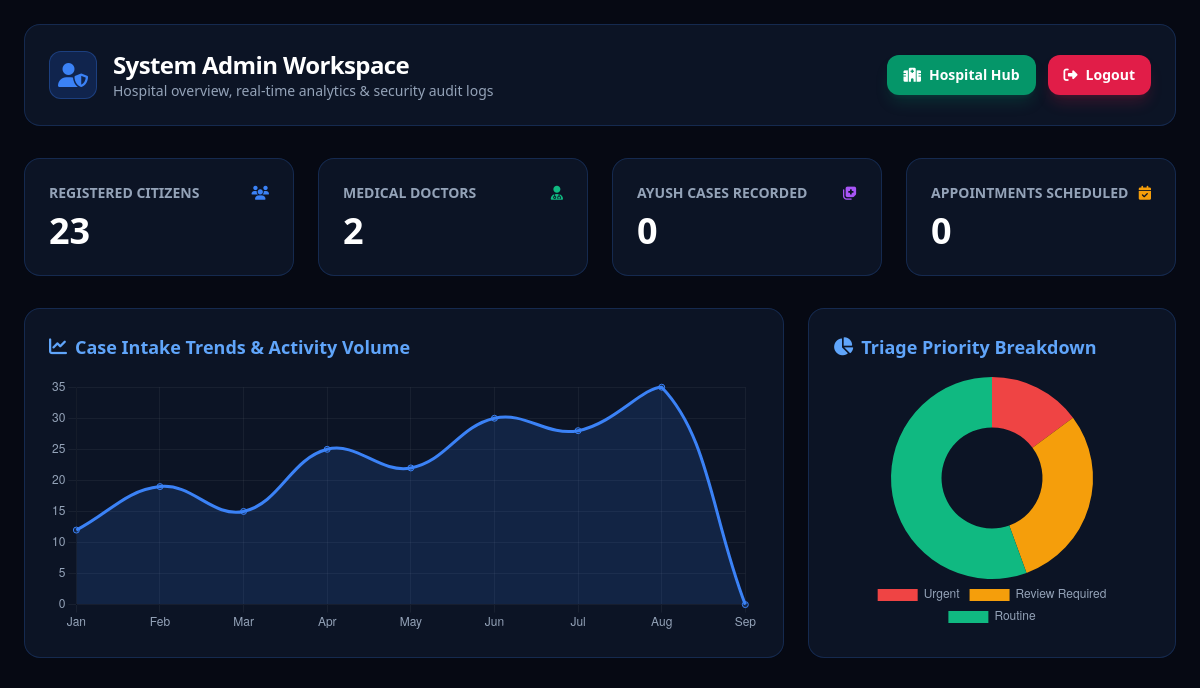
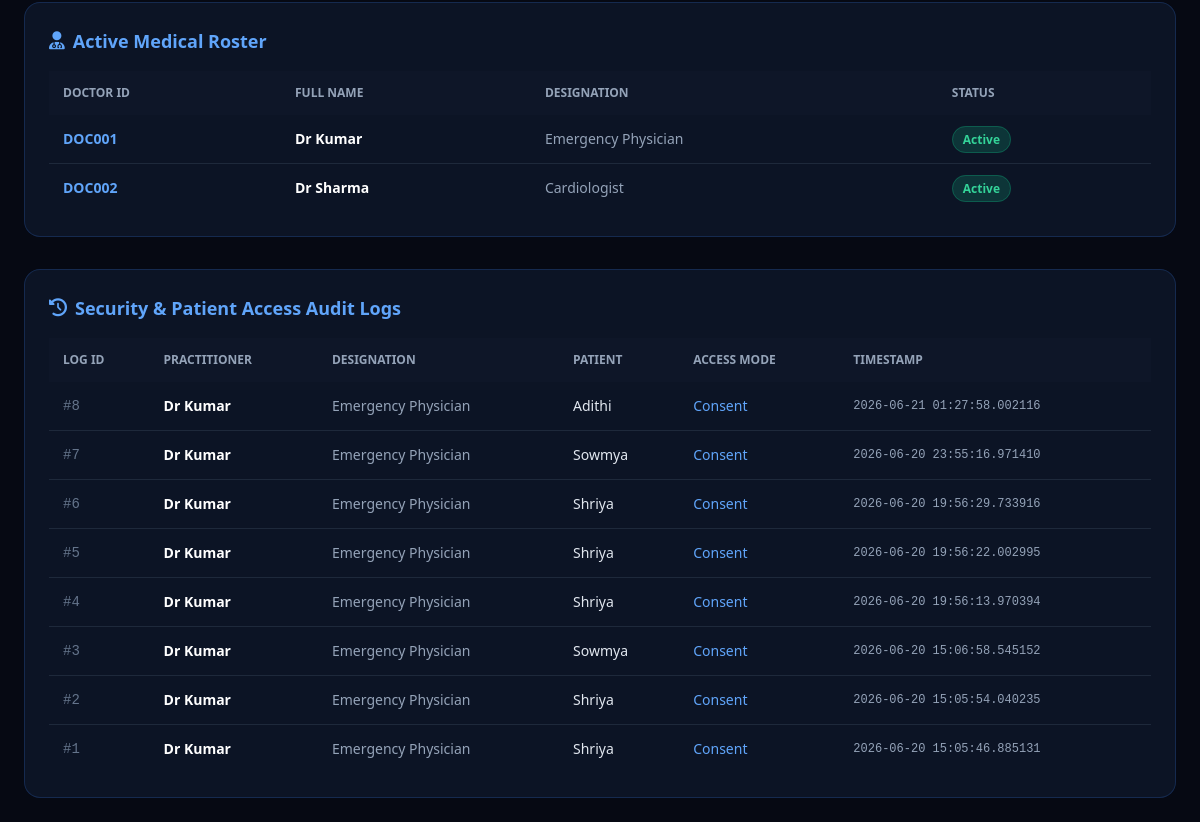
/admin-dashboard, run on an earlier commit of the app's database (2 pictures, top to bottom).
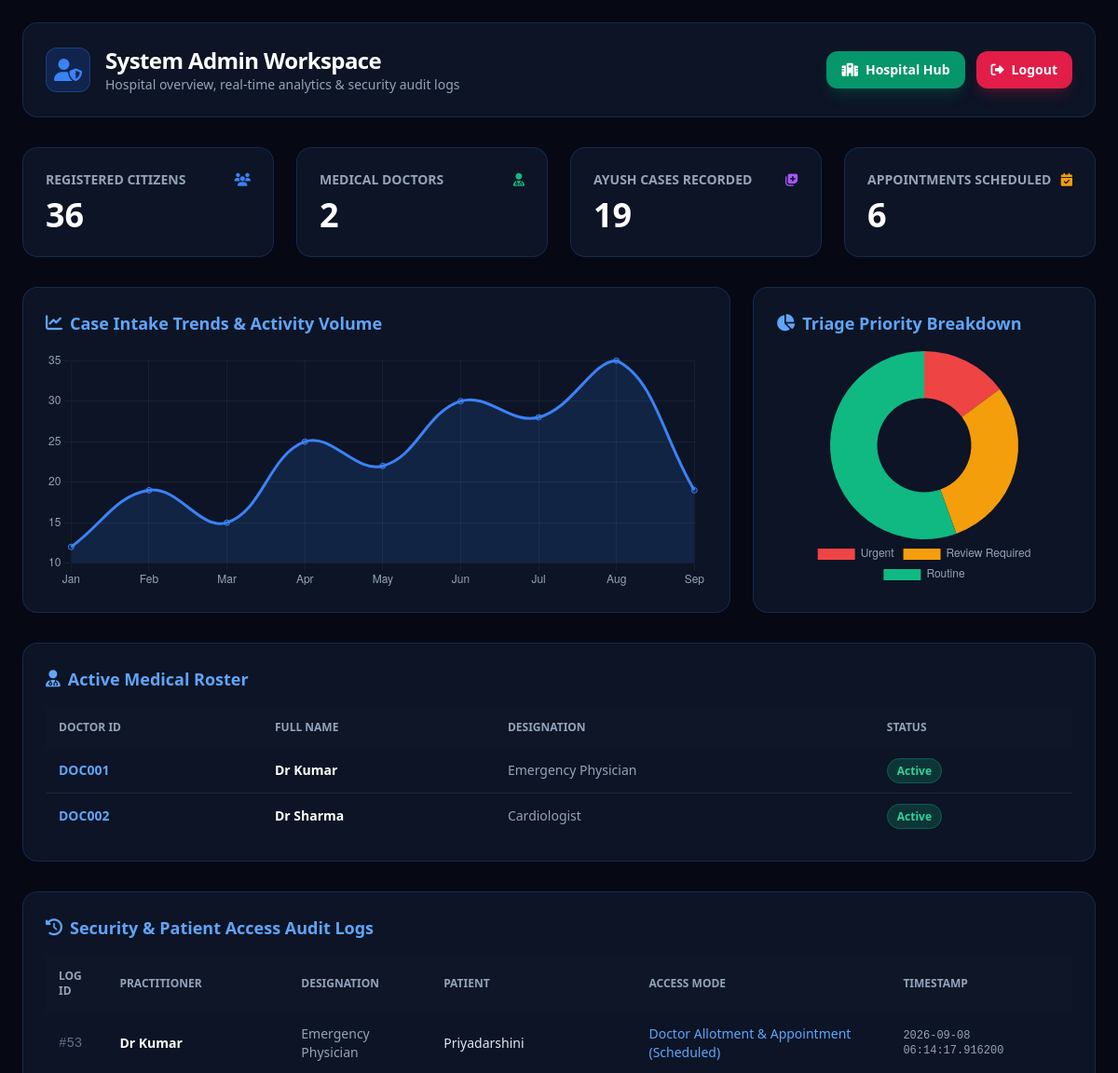
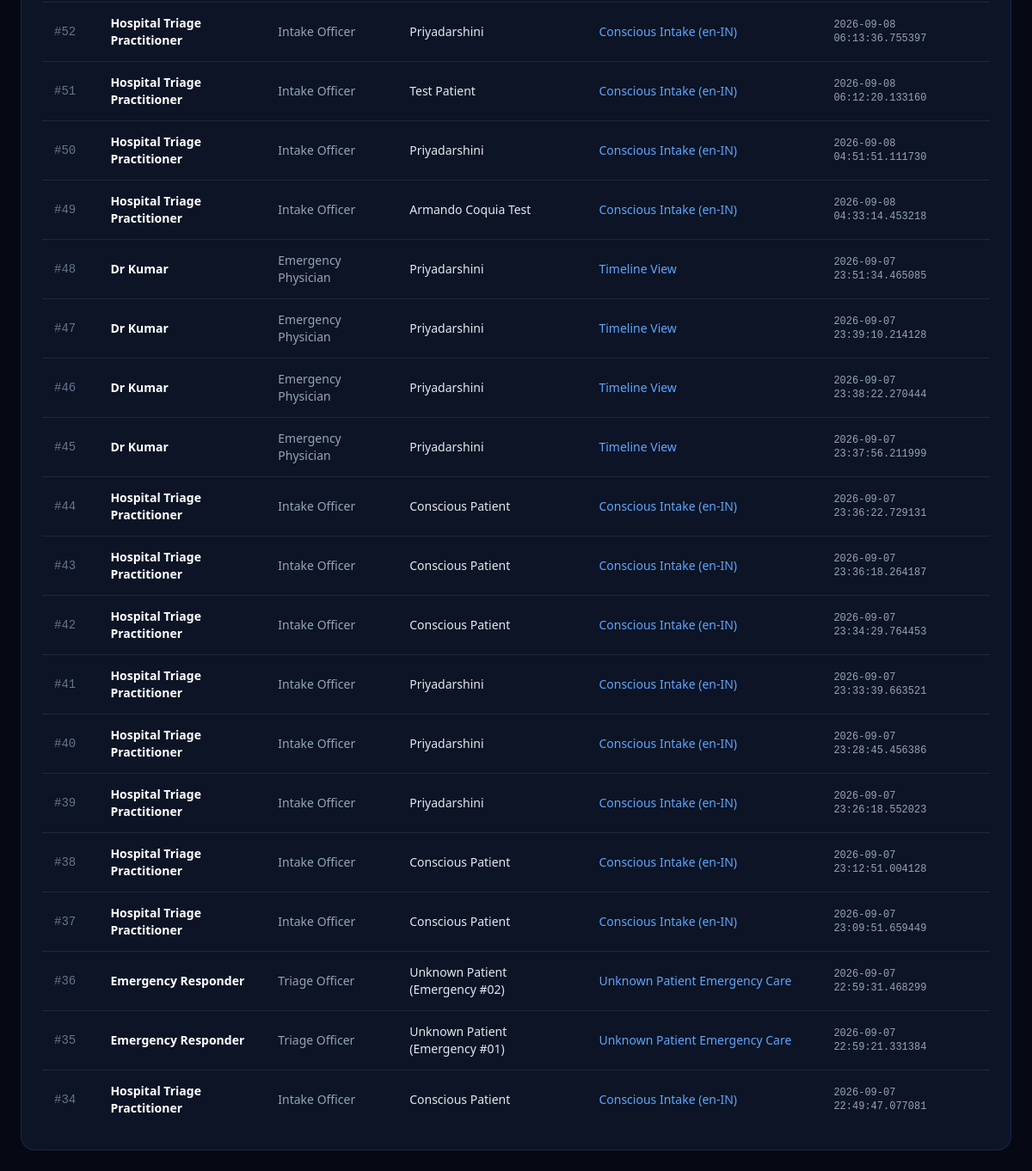
And on a later commit of the database (2 pictures, top to bottom).
### app.py (models this page shows)
class Doctor(db.Model):
    id = db.Column(
        db.Integer,
        primary_key=True
    )
    doctor_id = db.Column(
        db.String(50),
        unique=True
    )
    name = db.Column(
        db.String(100)
    )
    designation = db.Column(
        db.String(100)
    )
    password = db.Column(
        db.String(200)
    )
    blocked_until = db.Column(
        db.String(100)
    )
    deny_count = db.Column(
        db.Integer,
        default=0
    )
    hpr_id = db.Column(
        db.String(50),
        default="HPR-DOC001"
    )

class AuditLog(db.Model):
    id = db.Column(
        db.Integer,
        primary_key=True
    )
    doctor_name = db.Column(
        db.String(100)
    )
    designation = db.Column(
        db.String(100)
    )
    patient_name = db.Column(
        db.String(100)
    )
    access_mode = db.Column(
        db.String(50)
    )
    access_time = db.Column(
        db.String(100)
    )
    consent_type = db.Column(
        db.String(30),
        default="standard"
    )

### app.py (the view)
@app.route("/admin-dashboard")
def admin_dashboard():
    total_citizens = Citizen.query.count()
    total_doctors = Doctor.query.count()
    total_cases = CaseRecord.query.count()
    total_appointments = Appointment.query.count()
    doctors = Doctor.query.all()
    logs = AuditLog.query.order_by(AuditLog.id.desc()).limit(20).all()
    return render_template(
        "admin_dashboard.html",
        total_citizens=total_citizens,
        total_doctors=total_doctors,
        total_cases=total_cases,
        total_appointments=total_appointments,
        doctors=doctors,
        logs=logs
    )

### templates/admin_dashboard.html (shortened to what the changed rows need)
<!DOCTYPE html>
<html lang="en">
<head>
    <script src="https://cdn.tailwindcss.com"></script>
    <link rel="stylesheet" href="https://cdnjs.cloudflare.com/ajax/libs/font-awesome/6.5.2/css/all.min.css" />
</head>
<body class="min-h-screen font-sans text-slate-100 p-6">
    <div class="max-w-7xl mx-auto space-y-8">
        <div class="glass-panel rounded-2xl p-6 flex flex-col md:flex-row justify-between items-center gap-4">
            <div class="flex items-center gap-4">
                <div>
                    <h1 class="text-2xl font-bold text-white tracking-tight">System Admin Workspace</h1>
                </div>
            </div>
        </div>
        <div class="grid grid-cols-1 sm:grid-cols-2 lg:grid-cols-4 gap-6">
            <div class="glass-panel p-6 rounded-2xl">
                <div class="flex items-center justify-between text-slate-400 mb-2 text-sm font-semibold">
                    <span>REGISTERED CITIZENS</span>
                    <i class="fa-solid fa-users text-blue-500"></i>
                </div>
                <div class="text-4xl font-extrabold text-white">{{ total_citizens }}</div>
            </div>
            <div class="glass-panel p-6 rounded-2xl">
                <div class="flex items-center justify-between text-slate-400 mb-2 text-sm font-semibold">
                    <span>AYUSH CASES RECORDED</span>
                    <i class="fa-solid fa-notes-medical text-purple-500"></i>
                </div>
                <div class="text-4xl font-extrabold text-white">{{ total_cases }}</div>
            </div>
            <div class="glass-panel p-6 rounded-2xl">
                <div class="flex items-center justify-between text-slate-400 mb-2 text-sm font-semibold">
                    <span>APPOINTMENTS SCHEDULED</span>
                    <i class="fa-solid fa-calendar-check text-amber-500"></i>
                </div>
                <div class="text-4xl font-extrabold text-white">{{ total_appointments }}</div>
            </div>
        </div>
        <div class="grid grid-cols-1 lg:grid-cols-3 gap-6">
            <div class="glass-panel lg:col-span-2 p-6 rounded-2xl space-y-4">
                <div class="h-64">
                    <canvas id="casesChart"></canvas>
                </div>
            </div>
        </div>
        <div class="glass-panel rounded-2xl p-6 space-y-4">
            <div class="overflow-x-auto">
                <table class="w-full text-left text-sm text-slate-300">
                    <thead class="bg-slate-900/80 text-slate-400 uppercase text-xs">
                        <tr>
                            <th class="p-3.5">Doctor ID</th>
                            <th class="p-3.5">Full Name</th>
                            <th class="p-3.5">Designation</th>
                            <th class="p-3.5">Status</th>
                        </tr>
                    </thead>
                    <tbody class="divide-y divide-slate-800">
                        {% for d in doctors %}
                        <tr class="hover:bg-slate-900/50 transition-all">
                            <td class="p-3.5 font-bold text-blue-400">{{ d.doctor_id }}</td>
                            <td class="p-3.5 font-semibold text-white">{{ d.name }}</td>
                            <td class="p-3.5 text-slate-400">{{ d.designation }}</td>
                            <td class="p-3.5">
                                {% if d.blocked_until %}
                                    <span class="px-2.5 py-1 bg-rose-500/20 text-rose-400 border border-rose-500/30 rounded-full font-bold text-xs">Blocked</span>
                                {% else %}
                                    <span class="px-2.5 py-1 bg-emerald-500/20 text-emerald-400 border border-emerald-500/30 rounded-full font-bold text-xs">Active</span>
                                {% endif %}
                            </td>
                        </tr>
                        {% endfor %}
                    </tbody>
                </table>
            </div>
        </div>
        <div class="glass-panel rounded-2xl p-6 space-y-4">
            <div class="overflow-x-auto">
                <table class="w-full text-left text-sm text-slate-300">
                    <thead class="bg-slate-900/80 text-slate-400 uppercase text-xs">
                        <tr>
                            <th class="p-3.5">Log ID</th>
                            <th class="p-3.5">Practitioner</th>
                            <th class="p-3.5">Designation</th>
                            <th class="p-3.5">Patient</th>
                            <th class="p-3.5">Access Mode</th>
                            <th class="p-3.5">Timestamp</th>
                        </tr>
                    </thead>
                    <tbody class="divide-y divide-slate-800">
                        {% for log in logs %}
                        <tr class="hover:bg-slate-900/50 transition-all">
                            <td class="p-3.5 text-slate-500 font-mono">#{{ log.id }}</td>
                            <td class="p-3.5 text-white font-semibold">{{ log.doctor_name }}</td>
                            <td class="p-3.5 text-slate-400">{{ log.designation }}</td>
                            <td class="p-3.5 text-slate-200">{{ log.patient_name }}</td>
                            <td class="p-3.5 text-blue-400 font-medium">{{ log.access_mode }}</td>
                            <td class="p-3.5 text-slate-400 text-xs font-mono">{{ log.access_time }}</td>
                        </tr>
                        {% endfor %}
                    </tbody>
                </table>
            </div>
        </div>
    </div>
    <script>
        // Line Chart for Case Trends
        const ctxCases = document.getElementById('casesChart').getContext('2d');
        new Chart(ctxCases, {
            type: 'line',
            data: {
                labels: ['Jan', 'Feb', 'Mar', 'Apr', 'May', 'Jun', 'Jul', 'Aug', 'Sep'],
                datasets: [{
                    label: 'Cases Intake',
                    data: [12, 19, 15, 25, 22, 30, 28, 35, {{ total_cases }}],
                    borderColor: '#3b82f6',
                    backgroundColor: 'rgba(59, 130, 246, 0.15)',
                    fill: true,
                    tension: 0.4
                }]
            },
            options: {
                responsive: true,
                maintainAspectRatio: false,
                plugins: { legend: { display: false } },
                scales: {
                    x: { grid: { color: 'rgba(255, 255, 255, 0.05)' }, ticks: { color: '#94a3b8' } },
                    y: { grid: { color: 'rgba(255, 255, 255, 0.05)' }, ticks: { color: '#94a3b8' } }
                }
            }
        });
        // Doughnut Chart for Triage Priority
        const ctxTriage = document.getElementById('triageChart').getContext('2d');
        new Chart(ctxTriage, {
            type: 'doughnut',
            data: {
                labels: ['Urgent', 'Review Required', 'Routine'],
                datasets: [{
                    data: [4, 8, 15],
                    backgroundColor: ['#ef4444', '#f59e0b', '#10b981'],
                    borderWidth: 0
                }]
            },
            options: {
                responsive: true,
                maintainAspectRatio: false,
                plugins: {
                    legend: { position: 'bottom', labels: { color: '#94a3b8' } }
                }
            }
        });
    </script>
</body>
</html>

What changed in the data, as far as the page shows it:
no longer on this page (row unchanged): AuditLog: id "8", doctor_name "Dr Kumar", designation "Emergency Physician", patient_name "Adithi", access_mode "Consent", access_time "2026-06-21 01:27:58.002116"
no longer on this page (row unchanged): AuditLog: id "7", doctor_name "Dr Kumar", designation "Emergency Physician", patient_name "Sowmya", access_mode "Consent", access_time "2026-06-20 23:55:16.971410"
no longer on this page (row unchanged): AuditLog: id "6", doctor_name "Dr Kumar", designation "Emergency Physician", patient_name "Shriya", access_mode "Consent", access_time "2026-06-20 19:56:29.733916"
no longer on this page (row unchanged): AuditLog: id "5", doctor_name "Dr Kumar", designation "Emergency Physician", patient_name "Shriya", access_mode "Consent", access_time "2026-06-20 19:56:22.002995"
no longer on this page (row unchanged): AuditLog: id "4", doctor_name "Dr Kumar", designation "Emergency Physician", patient_name "Shriya", access_mode "Consent", access_time "2026-06-20 19:56:13.970394"
no longer on this page (row unchanged): AuditLog: id "3", doctor_name "Dr Kumar", designation "Emergency Physician", patient_name "Sowmya", access_mode "Consent", access_time "2026-06-20 15:06:58.545152"
no longer on this page (row unchanged): AuditLog: id "2", doctor_name "Dr Kumar", designation "Emergency Physician", patient_name "Shriya", access_mode "Consent", access_time "2026-06-20 15:05:54.040235"
no longer on this page (row unchanged): AuditLog: id "1", doctor_name "Dr Kumar", designation "Emergency Physician", patient_name "Shriya", access_mode "Consent", access_time "2026-06-20 15:05:46.885131"
added AuditLog: id "53", doctor_name "Dr Kumar", designation "Emergency Physician", patient_name "Priyadarshini", access_mode "Doctor Allotment & Appointment (Scheduled)", access_time "2026-09-08 06:14:17.916200"
added AuditLog: id "52", doctor_name "Hospital Triage Practitioner", designation "Intake Officer", patient_name "Priyadarshini", access_mode "Conscious Intake (en-IN)", access_time "2026-09-08 06:13:36.755397"
added AuditLog: id "51", doctor_name "Hospital Triage Practitioner", designation "Intake Officer", patient_name "Test Patient", access_mode "Conscious Intake (en-IN)", access_time "2026-09-08 06:12:20.133160"
added AuditLog: id "50", doctor_name "Hospital Triage Practitioner", designation "Intake Officer", patient_name "Priyadarshini", access_mode "Conscious Intake (en-IN)", access_time "2026-09-08 04:51:51.111730"
added AuditLog: id "49", doctor_name "Hospital Triage Practitioner", designation "Intake Officer", patient_name "Armando Coquia Test", access_mode "Conscious Intake (en-IN)", access_time "2026-09-08 04:33:14.453218"
added AuditLog: id "48", doctor_name "Dr Kumar", designation "Emergency Physician", patient_name "Priyadarshini", access_mode "Timeline View", access_time "2026-09-07 23:51:34.465085"
added AuditLog: id "47", doctor_name "Dr Kumar", designation "Emergency Physician", patient_name "Priyadarshini", access_mode "Timeline View", access_time "2026-09-07 23:39:10.214128"
added AuditLog: id "46", doctor_name "Dr Kumar", designation "Emergency Physician", patient_name "Priyadarshini", access_mode "Timeline View", access_time "2026-09-07 23:38:22.270444"
added AuditLog: id "45", doctor_name "Dr Kumar", designation "Emergency Physician", patient_name "Priyadarshini", access_mode "Timeline View", access_time "2026-09-07 23:37:56.211999"
added AuditLog: id "44", doctor_name "Hospital Triage Practitioner", designation "Intake Officer", patient_name "Conscious Patient", access_mode "Conscious Intake (en-IN)", access_time "2026-09-07 23:36:22.729131"
added AuditLog: id "43", doctor_name "Hospital Triage Practitioner", designation "Intake Officer", patient_name "Conscious Patient", access_mode "Conscious Intake (en-IN)", access_time "2026-09-07 23:36:18.264187"
added AuditLog: id "42", doctor_name "Hospital Triage Practitioner", designation "Intake Officer", patient_name "Conscious Patient", access_mode "Conscious Intake (en-IN)", access_time "2026-09-07 23:34:29.764453"
added AuditLog: id "41", doctor_name "Hospital Triage Practitioner", designation "Intake Officer", patient_name "Priyadarshini", access_mode "Conscious Intake (en-IN)", access_time "2026-09-07 23:33:39.663521"
added AuditLog: id "40", doctor_name "Hospital Triage Practitioner", designation "Intake Officer", patient_name "Priyadarshini", access_mode "Conscious Intake (en-IN)", access_time "2026-09-07 23:28:45.456386"
added AuditLog: id "39", doctor_name "Hospital Triage Practitioner", designation "Intake Officer", patient_name "Priyadarshini", access_mode "Conscious Intake (en-IN)", access_time "2026-09-07 23:26:18.552023"
added AuditLog: id "38", doctor_name "Hospital Triage Practitioner", designation "Intake Officer", patient_name "Conscious Patient", access_mode "Conscious Intake (en-IN)", access_time "2026-09-07 23:12:51.004128"
added AuditLog: id "37", doctor_name "Hospital Triage Practitioner", designation "Intake Officer", patient_name "Conscious Patient", access_mode "Conscious Intake (en-IN)", access_time "2026-09-07 23:09:51.659449"
added AuditLog: id "36", doctor_name "Emergency Responder", designation "Triage Officer", patient_name "Unknown Patient (Emergency #02)", access_mode "Unknown Patient Emergency Care", access_time "2026-09-07 22:59:31.468299"
added AuditLog: id "35", doctor_name "Emergency Responder", designation "Triage Officer", patient_name "Unknown Patient (Emergency #01)", access_mode "Unknown Patient Emergency Care", access_time "2026-09-07 22:59:21.331384"
added AuditLog: id "34", doctor_name "Hospital Triage Practitioner", designation "Intake Officer", patient_name "Conscious Patient", access_mode "Conscious Intake (en-IN)", access_time "2026-09-07 22:49:47.077081"
Also different on the page:
{{ total_citizens }}: "23" → "36"
{{ total_cases }}: "0" → "19"
{{ total_appointments }}: "0" → "6"
chart data {{ total_cases }}: 0 → 19
